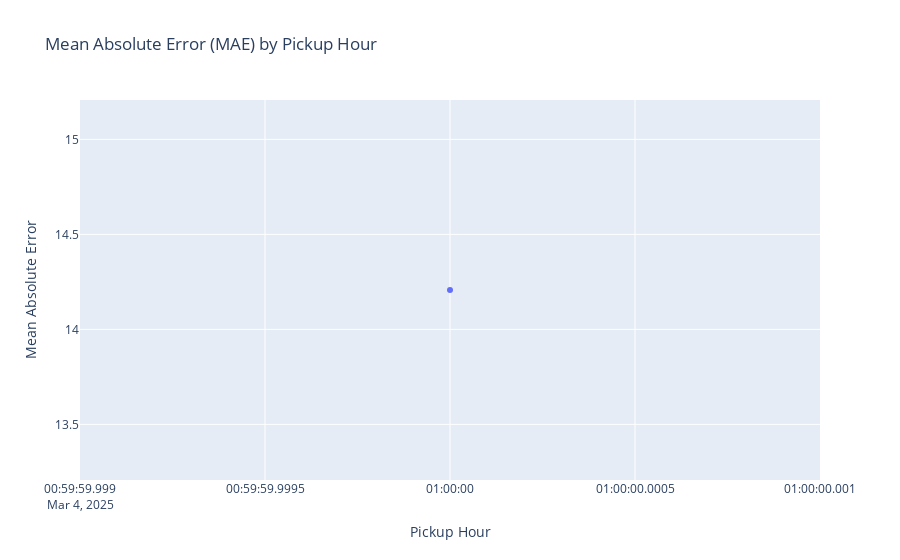

The notebook cell saved with this chart:
### Code cell
import pandas as pd  
import plotly.express as px
df1 = df
df2 = df_pred

# Merge the DataFrames on 'pickup_location_id' and 'pickup_hour'  
merged_df = pd.merge(df1, df2, on=['pickup_location_id', 'pickup_hour'])  

# Calculate the absolute error  
merged_df['absolute_error'] = abs(merged_df['predicted_demand'] - merged_df['rides'])  

# Group by 'pickup_hour' and calculate the mean absolute error (MAE)  
mae_by_hour = merged_df.groupby('pickup_hour')['absolute_error'].mean().reset_index()  
mae_by_hour.rename(columns={'absolute_error': 'MAE'}, inplace=True)  

# Create a Plotly plot  
fig = px.line(  
    mae_by_hour,  
    x='pickup_hour',  
    y='MAE',  
    title='Mean Absolute Error (MAE) by Pickup Hour',  
    labels={'pickup_hour': 'Pickup Hour', 'MAE': 'Mean Absolute Error'},  
    markers=True  
)  

# Show the plot  
fig.show()

### Figure 1 — Plotly figure (JSON) as saved in the notebook; plotly's stock layout.template omitted (floating-point values rounded to 4 significant figures)
{"data": [{"hovertemplate": "Pickup Hour=%{x}<br>Mean Absolute Error=%{y}<extra></extra>", "legendgroup": "", "line": {"color": "#636efa", "dash": "solid"}, "marker": {"symbol": "circle"}, "mode": "lines+markers", "name": "", "orientation": "v", "showlegend": false, "type": "scatter", "x": ["2025-03-04T01:00:00.000000"], "xaxis": "x", "y": [14.21], "yaxis": "y"}], "layout": {"legend": {"tracegroupgap": 0}, "title": {"text": "Mean Absolute Error (MAE) by Pickup Hour"}, "xaxis": {"anchor": "y", "domain": [0, 1], "title": {"text": "Pickup Hour"}}, "yaxis": {"anchor": "x", "domain": [0, 1], "title": {"text": "Mean Absolute Error"}}}}
